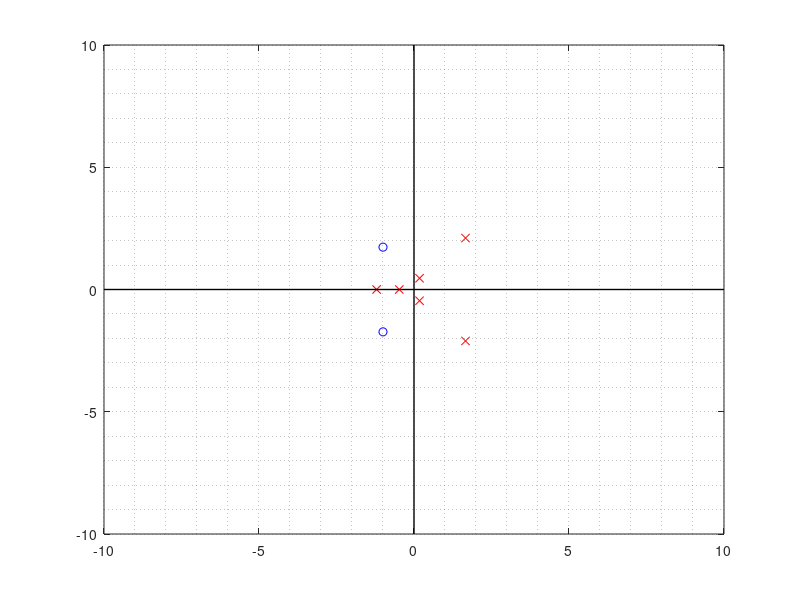

Reproduce this figure in MATLAB.
% Plot a line and points
clear all
clc
G = tf([1 2 4],[ 1 -2 3 9 1 1 1 ]);
[p,z] = pzmap(G);

figure
plot(real(p),imag(p),'xr','buttondownfcn',{@Mouse_Callback,'down'});
hold on
plot(real(z),imag(z),'ob','buttondownfcn',{@Mouse_Callback,'down'});
hold on
plot([-10 10],[0 0],'k','linewidth',1)
hold on
plot([0 0],[-10 10],'k','linewidth',1)
grid minor

% Callback function for each point
function Mouse_Callback(hObj,~,action)
persistent curobj xdata ydata ind
clc
pos = get(gca,'CurrentPoint')
newPole = [pos(1,1) pos(1,2);pos(2,1) pos(2,2)];
switch action
  case 'down'
      curobj = hObj;
      xdata = get(hObj,'xdata');
      ydata = get(hObj,'ydata');
      [~,ind] = min(sum((xdata-pos(1)).^2+(ydata-pos(3)).^2,1));
      set(gcf,...
          'WindowButtonMotionFcn',  {@Mouse_Callback,'move'},...
          'WindowButtonUpFcn',      {@Mouse_Callback,'up'});
  case 'move'
      % vertical move
      ydata(ind) = pos(3);
      set(curobj,'ydata',ydata)
      xdata(ind) = pos(1);
      set(curobj,'xdata',xdata)
      ydata(1) = - ydata(2);
      xdata(1) =  xdata(2);
  case 'up'
      set(gcf,...
          'WindowButtonMotionFcn',  '',...
          'WindowButtonUpFcn',      '');
end
end

